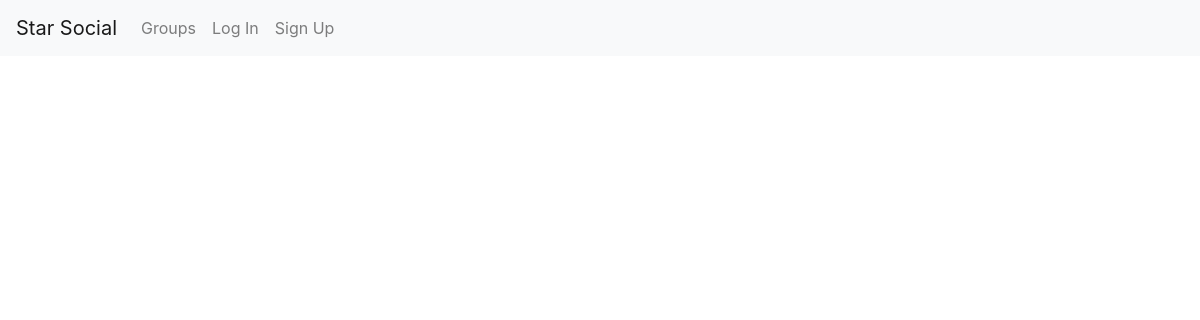
/posts/, run on an earlier commit of the app's database.
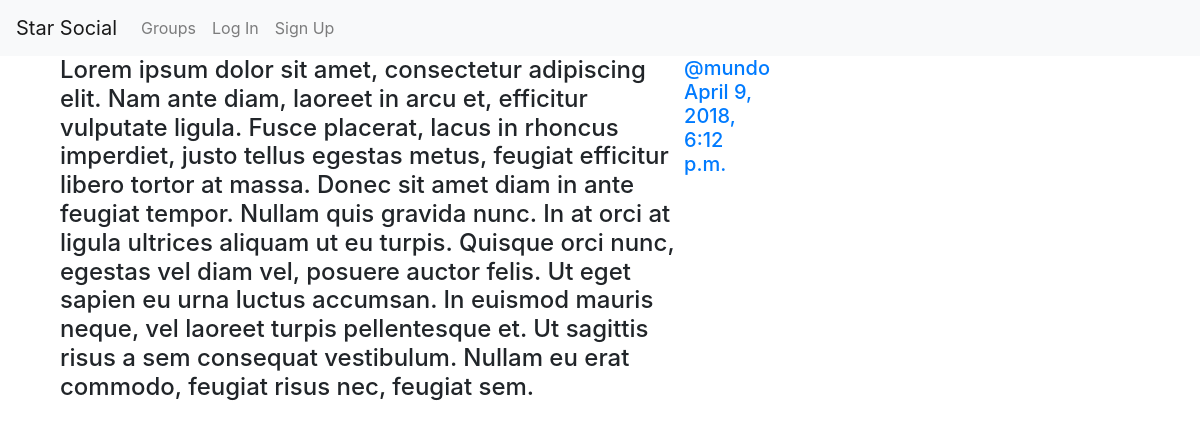
And on a later commit of the database.
### posts/models.py (models this page shows, shortened)
class Post(models.Model):
    user = models.ForeignKey(User,related_name='posts',on_delete=models.CASCADE)
    create_at = models.DateTimeField(auto_now=True)
    message = models.TextField()
    message_html = models.TextField(editable=False)
    group = models.ForeignKey(Group, related_name='posts',null=True,blank=True,on_delete=models.CASCADE)
    class Meta:
        ordering = ['-create_at']
        unique_together = ['user','message']

### posts/views.py (the view)
# urls.py: path('',views.PostList.as_view(),name='all'),
class PostList(SelectRelatedMixin,generic.ListView):
    model = models.Post
    select_related = ('user','group')

### posts/templates/posts/post_list.html (shortened to what this page needs)
{% extends "posts/post_base.html" %}
{% block post_content %}
  <div class="col-md-8">
    {% for post in post_list %}
      {% include "posts/_post.html" %}
    {% endfor %}
  </div>
{% endblock %}

### posts/templates/posts/_post.html (shortened to what this page needs)
<div class="post media">
  <h4>{{post.message_html|safe}}</h4>
  <div class="media">
    <h5 class="media-body">
    <span class="username">
      <a href="{% url 'posts:for_user' username=post.user.username %}">@{{post.user.username}}</a>
    </span>
    <time class="time">
      <a href="{% url 'posts:single' username=post.user.username pk=post.pk %}">{{post.create_at}}</a>
    </time>
    </h5>
  </div>
</div>

What changed in the data, as far as the page shows it:
added Post: message_html "Lorem ipsum dolor sit amet, consectetur adipiscing elit. Nam ante diam, laoreet in arcu et, efficitur vulputate ligula. Fusce placerat, lacus in rhoncus imperdiet, justo tellus egestas metus, feugiat efficitur libero tortor at massa. Donec sit amet diam in ante feugiat tempor. Nullam quis gravida nunc. In at orci at ligula ultrices aliquam ut eu turpis. Quisque orci nunc, egestas vel diam vel, posuere auctor felis. Ut eget sapien eu urna luctus accumsan. In euismod mauris neque, vel laoreet turpis pellentesque et. Ut sagittis risus a sem consequat vestibulum. Nullam eu erat commodo, feugiat risus nec, feugiat sem.", user.username "mundo", create_at "April 9, 2018, 6:12 p.m."
